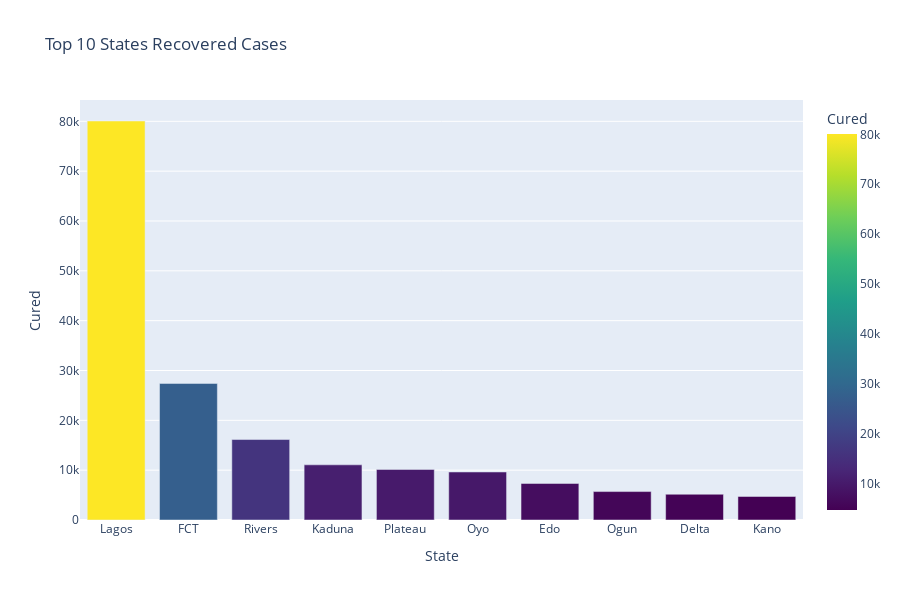

Here is the notebook cell this chart was saved with:
### Code cell
# c. Top 10 recovered countries (Bar plot)

top10_recovered = pd.DataFrame(df_new.groupby('State')['Cured'].sum().nlargest(10).sort_values(ascending = False))
fig3 = px.bar(top10_recovered, x = top10_recovered.index, y = 'Cured', height = 600, color = 'Cured',
             title = 'Top 10 States Recovered Cases', color_continuous_scale = px.colors.sequential.Viridis)
fig3.show()

### Figure 1 — Plotly figure (JSON) as saved in the notebook; plotly's stock layout.template omitted (floating-point values rounded to 4 significant figures)
{"data": [{"alignmentgroup": "True", "hovertemplate": "State=%{x}<br>Cured=%{marker.color}<extra></extra>", "legendgroup": "", "marker": {"color": [80066, 27405, 16148, 11073, 10149, 9634, 7335, 5705, 5170, 4726], "coloraxis": "coloraxis", "pattern": {"shape": ""}}, "name": "", "offsetgroup": "", "orientation": "v", "showlegend": false, "textposition": "auto", "type": "bar", "x": ["Lagos", "FCT", "Rivers", "Kaduna", "Plateau", "Oyo", "Edo", "Ogun", "Delta", "Kano"], "xaxis": "x", "y": [80066, 27405, 16148, 11073, 10149, 9634, 7335, 5705, 5170, 4726], "yaxis": "y"}], "layout": {"barmode": "relative", "coloraxis": {"colorbar": {"title": {"text": "Cured"}}, "colorscale": [[0, "#440154"], [0.1111, "#482878"], [0.2222, "#3e4989"], [0.3333, "#31688e"], [0.4444, "#26828e"], [0.5556, "#1f9e89"], [0.6667, "#35b779"], [0.7778, "#6ece58"], [0.8889, "#b5de2b"], [1, "#fde725"]]}, "height": 600, "legend": {"tracegroupgap": 0}, "title": {"text": "Top 10 States Recovered Cases"}, "xaxis": {"anchor": "y", "domain": [0, 1], "title": {"text": "State"}}, "yaxis": {"anchor": "x", "domain": [0, 1], "title": {"text": "Cured"}}}}
